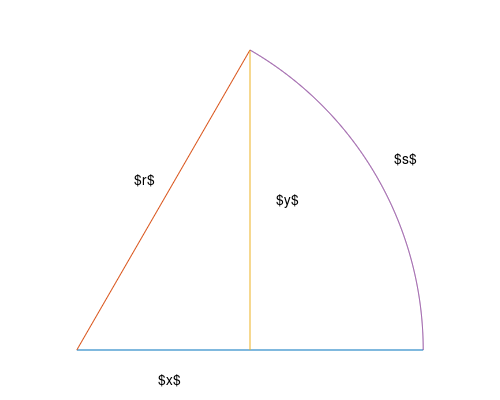
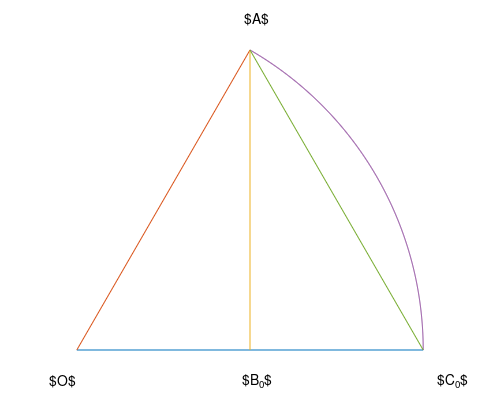
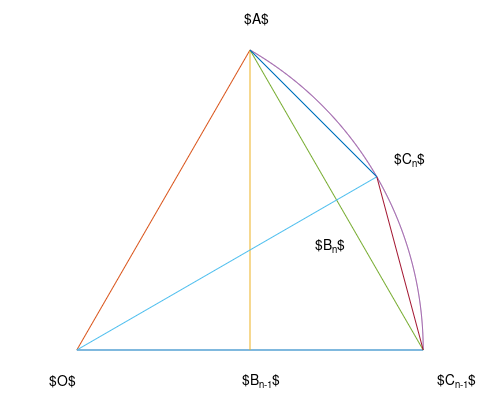
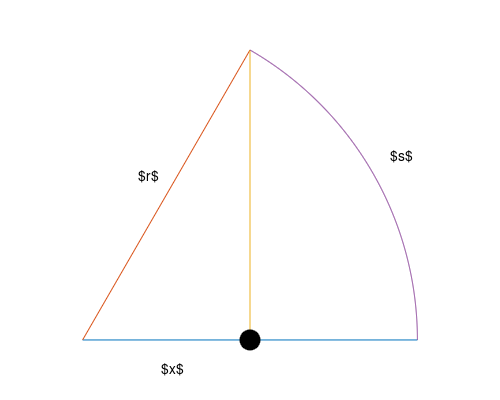

MATLAB code for these plots, in order:
% =============================================================================
% Copyright © 2026 Fredrik Bierich
% 
% This file is licensed under the MIT License.
%
% Permission is hereby granted to use, copy, modify, merge, and distribute 
% this software for any purpose, provided that the above copyright notice 
% and this permission notice are included in all copies.
%
% For commercial licensing inquiries, please contact: fredrik.bierich@gmail.com
% =============================================================================
function main()
    circularsectorfigure();
    circularsectorsequencefigure();
    simpleharmonicmotionfigure();
    uniformcircularmotionfigure();
    function circularsectorfigure()
        f = figure('Visible', 'off');
        ax = axes(f);
        circularsector(ax);
        axis(ax, 'equal', 'off');
        text(ax, 0.1675, 0.49, '$r$');
        text(ax, 0.9185, 0.5506, '$s$');
        text(ax, 0.235, -0.0877, '$x$');
        text(ax, 0.5775, 0.431, '$y$');
        print2tex(f, 'circular_sector.tex');
        close(f);
    end
    function circularsectorsequencefigure()
        O = [0; 0];
        f = figure('Visible', 'off');
        ax = axes(f, 'NextPlot', 'add');
        [pl, ~] = circularsector(ax, O);
        plot(ax, pl(1, [1, end]), pl(2, [1, end]));
        axis(ax, 'equal', 'off');
        text(ax, -0.08, -0.0877, '$O$');
        text(ax, 0.485, 0.957, '$A$');
        t1 = text(ax, 1.0415, -0.0877, '$C_0$');
        t2 = text(ax, 0.4795, -0.0877, '$B_0$');
        print2tex(f, 'circular_sector_sequence_base_case.tex');
        mid = (1 + size(pl, 2)) / 2;
        plot(ax, [O(1), pl(1, mid)], [O(2), pl(2, mid)]);
        plot(ax, pl(1, [mid, 1]), pl(2, [mid, 1]));
        plot(ax, pl(1, [mid, end]), pl(2, [mid, end]));
        set(t1, 'string', '$C_{n-1}$');
        set(t2, 'string', '$B_{n-1}$');
        text(ax, 0.9185, 0.5506, '$C_n$');
        text(ax, 0.689, 0.3031, '$B_n$');
        print2tex(f, 'circular_sector_sequence_recursive_step.tex');
        close(f);
    end
    function simpleharmonicmotionfigure()
        f = figure('Visible', 'off');
        ax = axes(f, 'NextPlot', 'add');
        [~, proj_pl_end_pl_1] = circularsector(ax);
        fillcircle(ax, proj_pl_end_pl_1, 0.03);
        axis(ax, 'equal', 'off');
        text(ax, 0.1675, 0.49, '$r$');
        text(ax, 0.9185, 0.5506, '$s$');
        text(ax, 0.235, -0.0877, '$x$');
        print2tex(f, 'simple_harmonic_motion.tex');
        close(f);
    end
    function uniformcircularmotionfigure()
        O = [0; 0];
        circleRadius = 0.03;
        circleColor = [0, 0, 0];
        f = figure('Visible', 'off');
        ax = axes(f, 'NextPlot', 'add');
        [pl, ~] = circularsector(ax, O);
        fillcircle(ax, pl(:, end), circleRadius, circleColor);
        axis(ax, 'equal', 'off');
        text(ax, 0.1675, 0.49, '$r$');
        text(ax, 0.9185, 0.5506, '$s$');
        text(ax, 0.235, -0.0877, '$x$');
        text(ax, 0.5775, 0.431, '$y$');
        print2tex(f, 'uniform_circular_motion.tex');
        close(f);
        f = figure('Visible', 'off');
        ax = axes(f, 'NextPlot', 'add');
        [pl, proj_pl_end_pl_1] = circularsector(ax, O);
        fillcircle(ax, pl(:, end), circleRadius, circleColor);
        arrow(ax, O, proj_pl_end_pl_1);
        arrow(ax, proj_pl_end_pl_1, pl(:, end) - circleRadius * normalize(pl(:, end) - proj_pl_end_pl_1, "norm", 2));
        arrow(ax, O, pl(:, end) - circleRadius * normalize(pl(:, end) - O, "norm", 2));
        axis(ax, 'equal', 'off');
        text(ax, 0.1675, 0.49, '$\vec{r}$');
        text(ax, 0.235, -0.0877, '$\vec{r}_x$');
        text(ax, 0.5775, 0.431, '$\vec{r}_y$');
        print2tex(f, 'uniform_circular_motion_position_vector_diagram.tex');
        close(f);
    end
end
function s = acos2(r, x, m = 10)
    assert(r > 0);
    assert(abs(x) <= r);
    assert(m >= 0 && m <= 10);
    a = x;
    for k = 1 : m
        a = sqrt(2 * r ^ 2 + 2 * r * a) / 2;
    end
    s = 2 ^ m * sqrt(2 * r ^ 2 - 2 * r * a);
end
function x = cos2(r, s, m = 10)
    assert(r > 0);
    assert(m >= 0 && m <= 10);
    a = 1 - (s / (2 ^ m * r)) .^ 2 / 2;
    for k = 1 : m
        a = 2 * a .^ 2 - 1;
    end
    x = r * a;
end
function y = sin2(r, s)
    assert(r > 0);
    y = cos2(r, acos2(r, 0) - s);
end
function [pl, proj_pl_end_pl_1] = circularsector(ax, O = [0; 0], r = 1, s1 = 0, s2 = 1.0472, m = 10)
    nextPlot = get(ax, 'NextPlot');
    cleanupObj = onCleanup(@() set(ax, 'NextPlot', nextPlot));
    set(ax, 'NextPlot', 'add');
    assert(r > 0);
    assert(s1 ~= s2);
    assert(m > 0 && m <= 10);
    l = linspace(s1, s2, 2 ^ m + 1);
    pl = O + [cos2(r, l); sin2(r, l)];
    pl_vec = pl - O;
    pl_vec_dot_pl_vec_1 = pl_vec' * pl_vec(:, 1);
    assert(all(pl_vec_dot_pl_vec_1 > 0));
    proj_pl_end_pl_1 = O + pl_vec(:, 1) * (pl_vec_dot_pl_vec_1(end) / pl_vec_dot_pl_vec_1(1));
    plot(ax, [O(1), pl(1, 1)], [O(2), pl(2, 1)]);
    plot(ax, [O(1), pl(1, end)], [O(2), pl(2, end)]);
    plot(ax, [proj_pl_end_pl_1(1), pl(1, end)], [proj_pl_end_pl_1(2), pl(2, end)]);
    plot(ax, pl(1, :), pl(2, :));
end
function fillcircle(ax, p, r, C = [0, 0, 0])
    nextPlot = get(ax, 'NextPlot');
    cleanupObj = onCleanup(@() set(ax, 'NextPlot', nextPlot));
    set(ax, 'NextPlot', 'add');
    assert(r > 0);
    l = linspace(0, 2 * acos2(r, -r));
    fill(ax, p(1) + cos2(r, l), p(2) + sin2(r, l), C);
end
function arrow(ax, p1, p2, headWidth = 0.025, headLength = 0.075, shaftColor = [0, 0, 0], headEdgeColor = [0, 0, 0], headFaceColor = [0, 0, 0])
    nextPlot = get(ax, 'NextPlot');
    cleanupObj = onCleanup(@() set(ax, 'NextPlot', nextPlot));
    set(ax, 'NextPlot', 'add');
    dp = p2 - p1;
    dpnorm = norm(dp);
    assert(dpnorm > headLength);
    R = [dp(1), -dp(2); dp(2), dp(1)] / dpnorm;
    q1 = p2 - R(:, 1) * headLength;
    plot(ax, [p1(1), q1(1)], [p1(2), q1(2)], 'Color', shaftColor);
    q2 = p2 - R * [headLength, headLength; [headWidth, -headWidth] / 2];
    patch(ax, 'XData', [q2(1, :), p2(1)], 'YData', [q2(2, :), p2(2)], 'EdgeColor', headEdgeColor, 'FaceColor', headFaceColor);
end
function print2tex(figureHandle, fileName, figureWidth = 5, figureHeight = 4, figureMargin = 0.5)
    units = get(figureHandle, 'Units');
    position = get(figureHandle, 'Position');
    paperPositionMode = get(figureHandle, 'PaperPositionMode');
    cleanupObj = onCleanup(@() set(figureHandle, 'Units', units, 'Position', position, 'PaperPositionMode', paperPositionMode));
    assert(figureWidth > 0);
    assert(figureHeight > 0);
    assert(figureMargin >= 0);
    axesHandle = get(figureHandle, 'CurrentAxes');
    left = figureMargin / figureWidth;
    bottom = figureMargin / figureHeight;
    axesWidth = 1 - 2 * left;
    axesHeight = 1 - 2 * bottom;
    set(axesHandle, 'Units', 'normalized');
    set(axesHandle, 'Position', [left, bottom, axesWidth, axesHeight]);
    set(figureHandle, 'Units', 'Inches');
    position = get(figureHandle, 'Position');
    set(figureHandle, 'Position', [position(1), position(2), figureWidth, figureHeight]);
    set(figureHandle, 'PaperPositionMode', 'auto');
    print(figureHandle, fileName, '-dtex');
end
%{
proj_pl_end_pl_1 = O + ([cos2(r, s2); sin2(r, s2)] + [cos2(r, s1 - (s2 - s1)); sin2(r, s1 - (s2 - s1))]) / 2;
proj_pl_end_pl_1 = O + [cos2(r, s2) + cos2(r, s1 - (s2 - s1)); sin2(r, s2) + sin2(r, s1 - (s2 - s1))] / 2;
proj_pl_end_pl_1 = O + [cos2(r, s2) + cos2(r, s1 - s2 + s1); sin2(r, s2) + sin2(r, s1 - (s2 - s1))] / 2;
proj_pl_end_pl_1 = O + [cos2(r, s2) + cos2(r, 2 * s1 - s2); sin2(r, s2) + sin2(r, s1 - (s2 - s1))] / 2;
proj_pl_end_pl_1 = O + [cos2(r, s2) + (cos2(r, 2 * s1) * cos2(r, s2) + sin2(r, 2 * s1) * sin2(r, s2)) / r; sin2(r, s2) + sin2(r, s1 - (s2 - s1))] / 2;
proj_pl_end_pl_1 = O + [cos2(r, s2) + ((cos2(r, s1) * cos2(r, s1) - sin2(r, s1) * sin2(r, s1)) / r * cos2(r, s2) + sin2(r, 2 * s1) * sin2(r, s2)) / r; sin2(r, s2) + sin2(r, s1 - (s2 - s1))] / 2;
proj_pl_end_pl_1 = O + [cos2(r, s2) + ((cos2(r, s1) ^ 2 - sin2(r, s1) * sin2(r, s1)) / r * cos2(r, s2) + sin2(r, 2 * s1) * sin2(r, s2)) / r; sin2(r, s2) + sin2(r, s1 - (s2 - s1))] / 2;
proj_pl_end_pl_1 = O + [cos2(r, s2) + ((cos2(r, s1) ^ 2 - sin2(r, s1) ^ 2) / r * cos2(r, s2) + sin2(r, 2 * s1) * sin2(r, s2)) / r; sin2(r, s2) + sin2(r, s1 - (s2 - s1))] / 2;
proj_pl_end_pl_1 = O + [cos2(r, s2) + ((cos2(r, s1) ^ 2 - (r ^ 2 - cos2(r, s1) ^ 2)) / r * cos2(r, s2) + sin2(r, 2 * s1) * sin2(r, s2)) / r; sin2(r, s2) + sin2(r, s1 - (s2 - s1))] / 2;
proj_pl_end_pl_1 = O + [cos2(r, s2) + ((cos2(r, s1) ^ 2 - r ^ 2 + cos2(r, s1) ^ 2) / r * cos2(r, s2) + sin2(r, 2 * s1) * sin2(r, s2)) / r; sin2(r, s2) + sin2(r, s1 - (s2 - s1))] / 2;
proj_pl_end_pl_1 = O + [cos2(r, s2) + ((2 * cos2(r, s1) ^ 2 - r ^ 2) / r * cos2(r, s2) + sin2(r, 2 * s1) * sin2(r, s2)) / r; sin2(r, s2) + sin2(r, s1 - (s2 - s1))] / 2;
proj_pl_end_pl_1 = O + [cos2(r, s2) + ((2 * cos2(r, s1) ^ 2 * cos2(r, s2) - r ^ 2 * cos2(r, s2)) / r + sin2(r, 2 * s1) * sin2(r, s2)) / r; sin2(r, s2) + sin2(r, s1 - (s2 - s1))] / 2;
proj_pl_end_pl_1 = O + [cos2(r, s2) + ((2 * cos2(r, s1) ^ 2 * cos2(r, s2) - r ^ 2 * cos2(r, s2)) / r + (sin2(r, s1) * cos2(r, s1) + cos2(r, s1) * sin2(r, s1)) / r * sin2(r, s2)) / r; sin2(r, s2) + sin2(r, s1 - (s2 - s1))] / 2;
proj_pl_end_pl_1 = O + [cos2(r, s2) + ((2 * cos2(r, s1) ^ 2 * cos2(r, s2) - r ^ 2 * cos2(r, s2)) / r + (sin2(r, s1) * cos2(r, s1) + sin2(r, s1) * cos2(r, s1)) / r * sin2(r, s2)) / r; sin2(r, s2) + sin2(r, s1 - (s2 - s1))] / 2;
proj_pl_end_pl_1 = O + [cos2(r, s2) + ((2 * cos2(r, s1) ^ 2 * cos2(r, s2) - r ^ 2 * cos2(r, s2)) / r + 2 * sin2(r, s1) * cos2(r, s1) / r * sin2(r, s2)) / r; sin2(r, s2) + sin2(r, s1 - (s2 - s1))] / 2;
proj_pl_end_pl_1 = O + [cos2(r, s2) + ((2 * cos2(r, s1) ^ 2 * cos2(r, s2) - r ^ 2 * cos2(r, s2)) / r + 2 * sin2(r, s1) * cos2(r, s1) * sin2(r, s2) / r) / r; sin2(r, s2) + sin2(r, s1 - (s2 - s1))] / 2;
proj_pl_end_pl_1 = O + [cos2(r, s2) + (2 * cos2(r, s1) ^ 2 * cos2(r, s2) - r ^ 2 * cos2(r, s2) + 2 * sin2(r, s1) * cos2(r, s1) * sin2(r, s2)) / r ^ 2; sin2(r, s2) + sin2(r, s1 - (s2 - s1))] / 2;
proj_pl_end_pl_1 = O + [r ^ 2 * cos2(r, s2) / r ^ 2 + (2 * cos2(r, s1) ^ 2 * cos2(r, s2) - r ^ 2 * cos2(r, s2) + 2 * sin2(r, s1) * cos2(r, s1) * sin2(r, s2)) / r ^ 2; sin2(r, s2) + sin2(r, s1 - (s2 - s1))] / 2;
proj_pl_end_pl_1 = O + [(2 * cos2(r, s1) ^ 2 * cos2(r, s2) - r ^ 2 * cos2(r, s2) + 2 * sin2(r, s1) * cos2(r, s1) * sin2(r, s2) + r ^ 2 * cos2(r, s2)) / r ^ 2; sin2(r, s2) + sin2(r, s1 - (s2 - s1))] / 2;
proj_pl_end_pl_1 = O + [(2 * cos2(r, s1) ^ 2 * cos2(r, s2) + 2 * sin2(r, s1) * cos2(r, s1) * sin2(r, s2)) / r ^ 2; sin2(r, s2) + sin2(r, s1 - (s2 - s1))] / 2;
proj_pl_end_pl_1 = O + [2 * (cos2(r, s1) ^ 2 * cos2(r, s2) + sin2(r, s1) * cos2(r, s1) * sin2(r, s2)) / r ^ 2; sin2(r, s2) + sin2(r, s1 - (s2 - s1))] / 2;
proj_pl_end_pl_1 = O + [2 * (cos2(r, s1) ^ 2 * cos2(r, s2) + sin2(r, s1) * cos2(r, s1) * sin2(r, s2)) / r ^ 2; sin2(r, s2) + sin2(r, s1 - s2 + s1)] / 2;
proj_pl_end_pl_1 = O + [2 * (cos2(r, s1) ^ 2 * cos2(r, s2) + sin2(r, s1) * cos2(r, s1) * sin2(r, s2)) / r ^ 2; sin2(r, s2) + sin2(r, 2 * s1 - s2)] / 2;
proj_pl_end_pl_1 = O + [2 * (cos2(r, s1) ^ 2 * cos2(r, s2) + sin2(r, s1) * cos2(r, s1) * sin2(r, s2)) / r ^ 2; sin2(r, s2) + (sin2(r, 2 * s1) * cos2(r, s2) - cos2(r, 2 * s1) * sin2(r, s2)) / r] / 2;
proj_pl_end_pl_1 = O + [2 * (cos2(r, s1) ^ 2 * cos2(r, s2) + sin2(r, s1) * cos2(r, s1) * sin2(r, s2)) / r ^ 2; sin2(r, s2) + ((sin2(r, s1) * cos2(r, s1) + cos2(r, s1) * sin2(r, s1)) / r * cos2(r, s2) - cos2(r, 2 * s1) * sin2(r, s2)) / r] / 2;
proj_pl_end_pl_1 = O + [2 * (cos2(r, s1) ^ 2 * cos2(r, s2) + sin2(r, s1) * cos2(r, s1) * sin2(r, s2)) / r ^ 2; sin2(r, s2) + ((sin2(r, s1) * cos2(r, s1) + sin2(r, s1) * cos2(r, s1)) / r * cos2(r, s2) - cos2(r, 2 * s1) * sin2(r, s2)) / r] / 2;
proj_pl_end_pl_1 = O + [2 * (cos2(r, s1) ^ 2 * cos2(r, s2) + sin2(r, s1) * cos2(r, s1) * sin2(r, s2)) / r ^ 2; sin2(r, s2) + (2 * sin2(r, s1) * cos2(r, s1) / r * cos2(r, s2) - cos2(r, 2 * s1) * sin2(r, s2)) / r] / 2;
proj_pl_end_pl_1 = O + [2 * (cos2(r, s1) ^ 2 * cos2(r, s2) + sin2(r, s1) * cos2(r, s1) * sin2(r, s2)) / r ^ 2; sin2(r, s2) + (2 * sin2(r, s1) * cos2(r, s1) * cos2(r, s2) / r - cos2(r, 2 * s1) * sin2(r, s2)) / r] / 2;
proj_pl_end_pl_1 = O + [2 * (cos2(r, s1) ^ 2 * cos2(r, s2) + sin2(r, s1) * cos2(r, s1) * sin2(r, s2)) / r ^ 2; sin2(r, s2) + (2 * sin2(r, s1) * cos2(r, s1) * cos2(r, s2) / r - (cos2(r, s1) * cos2(r, s1) - sin2(r, s1) * sin2(r, s1)) / r * sin2(r, s2)) / r] / 2;
proj_pl_end_pl_1 = O + [2 * (cos2(r, s1) ^ 2 * cos2(r, s2) + sin2(r, s1) * cos2(r, s1) * sin2(r, s2)) / r ^ 2; sin2(r, s2) + (2 * sin2(r, s1) * cos2(r, s1) * cos2(r, s2) / r - (cos2(r, s1) ^ 2 - sin2(r, s1) * sin2(r, s1)) / r * sin2(r, s2)) / r] / 2;
proj_pl_end_pl_1 = O + [2 * (cos2(r, s1) ^ 2 * cos2(r, s2) + sin2(r, s1) * cos2(r, s1) * sin2(r, s2)) / r ^ 2; sin2(r, s2) + (2 * sin2(r, s1) * cos2(r, s1) * cos2(r, s2) / r - (cos2(r, s1) ^ 2 - sin2(r, s1) ^ 2) / r * sin2(r, s2)) / r] / 2;
proj_pl_end_pl_1 = O + [2 * (cos2(r, s1) ^ 2 * cos2(r, s2) + sin2(r, s1) * cos2(r, s1) * sin2(r, s2)) / r ^ 2; sin2(r, s2) + (2 * sin2(r, s1) * cos2(r, s1) * cos2(r, s2) / r - (r ^ 2 - sin2(r, s1) ^ 2 - sin2(r, s1) ^ 2) / r * sin2(r, s2)) / r] / 2;
proj_pl_end_pl_1 = O + [2 * (cos2(r, s1) ^ 2 * cos2(r, s2) + sin2(r, s1) * cos2(r, s1) * sin2(r, s2)) / r ^ 2; sin2(r, s2) + (2 * sin2(r, s1) * cos2(r, s1) * cos2(r, s2) / r - (r ^ 2 - 2 * sin2(r, s1) ^ 2) / r * sin2(r, s2)) / r] / 2;
proj_pl_end_pl_1 = O + [2 * (cos2(r, s1) ^ 2 * cos2(r, s2) + sin2(r, s1) * cos2(r, s1) * sin2(r, s2)) / r ^ 2; sin2(r, s2) + (2 * sin2(r, s1) * cos2(r, s1) * cos2(r, s2) / r - (r ^ 2 - 2 * sin2(r, s1) ^ 2) * sin2(r, s2) / r) / r] / 2;
proj_pl_end_pl_1 = O + [2 * (cos2(r, s1) ^ 2 * cos2(r, s2) + sin2(r, s1) * cos2(r, s1) * sin2(r, s2)) / r ^ 2; sin2(r, s2) + (2 * sin2(r, s1) * cos2(r, s1) * cos2(r, s2) / r - (r ^ 2 * sin2(r, s2) - 2 * sin2(r, s1) ^ 2 * sin2(r, s2)) / r) / r] / 2;
proj_pl_end_pl_1 = O + [2 * (cos2(r, s1) ^ 2 * cos2(r, s2) + sin2(r, s1) * cos2(r, s1) * sin2(r, s2)) / r ^ 2; sin2(r, s2) + (2 * sin2(r, s1) * cos2(r, s1) * cos2(r, s2) - (r ^ 2 * sin2(r, s2) - 2 * sin2(r, s1) ^ 2 * sin2(r, s2))) / r ^ 2] / 2;
proj_pl_end_pl_1 = O + [2 * (cos2(r, s1) ^ 2 * cos2(r, s2) + sin2(r, s1) * cos2(r, s1) * sin2(r, s2)) / r ^ 2; sin2(r, s2) + (2 * sin2(r, s1) * cos2(r, s1) * cos2(r, s2) - r ^ 2 * sin2(r, s2) + 2 * sin2(r, s1) ^ 2 * sin2(r, s2)) / r ^ 2] / 2;
proj_pl_end_pl_1 = O + [2 * (cos2(r, s1) ^ 2 * cos2(r, s2) + sin2(r, s1) * cos2(r, s1) * sin2(r, s2)) / r ^ 2; sin2(r, s2) + (2 * sin2(r, s1) ^ 2 * sin2(r, s2) - r ^ 2 * sin2(r, s2) + 2 * sin2(r, s1) * cos2(r, s1) * cos2(r, s2)) / r ^ 2] / 2;
proj_pl_end_pl_1 = O + [2 * (cos2(r, s1) ^ 2 * cos2(r, s2) + sin2(r, s1) * cos2(r, s1) * sin2(r, s2)) / r ^ 2; r ^ 2 * sin2(r, s2) / r ^ 2 + (2 * sin2(r, s1) ^ 2 * sin2(r, s2) - r ^ 2 * sin2(r, s2) + 2 * sin2(r, s1) * cos2(r, s1) * cos2(r, s2)) / r ^ 2] / 2;
proj_pl_end_pl_1 = O + [2 * (cos2(r, s1) ^ 2 * cos2(r, s2) + sin2(r, s1) * cos2(r, s1) * sin2(r, s2)) / r ^ 2; (2 * sin2(r, s1) ^ 2 * sin2(r, s2) - r ^ 2 * sin2(r, s2) + 2 * sin2(r, s1) * cos2(r, s1) * cos2(r, s2) + r ^ 2 * sin2(r, s2)) / r ^ 2] / 2;
proj_pl_end_pl_1 = O + [2 * (cos2(r, s1) ^ 2 * cos2(r, s2) + sin2(r, s1) * cos2(r, s1) * sin2(r, s2)) / r ^ 2; (2 * sin2(r, s1) ^ 2 * sin2(r, s2) + 2 * sin2(r, s1) * cos2(r, s1) * cos2(r, s2)) / r ^ 2] / 2;
proj_pl_end_pl_1 = O + [2 * (cos2(r, s1) ^ 2 * cos2(r, s2) + sin2(r, s1) * cos2(r, s1) * sin2(r, s2)) / r ^ 2; 2 * (sin2(r, s1) ^ 2 * sin2(r, s2) + sin2(r, s1) * cos2(r, s1) * cos2(r, s2)) / r ^ 2] / 2;
proj_pl_end_pl_1 = O + ([2 * (cos2(r, s1) ^ 2 * cos2(r, s2) + sin2(r, s1) * cos2(r, s1) * sin2(r, s2)); 2 * (sin2(r, s1) ^ 2 * sin2(r, s2) + sin2(r, s1) * cos2(r, s1) * cos2(r, s2))] / r ^ 2) / 2;
proj_pl_end_pl_1 = O + (2 * [cos2(r, s1) ^ 2 * cos2(r, s2) + sin2(r, s1) * cos2(r, s1) * sin2(r, s2); sin2(r, s1) ^ 2 * sin2(r, s2) + sin2(r, s1) * cos2(r, s1) * cos2(r, s2)] / r ^ 2) / 2;
proj_pl_end_pl_1 = O + 2 * ([cos2(r, s1) ^ 2 * cos2(r, s2) + sin2(r, s1) * cos2(r, s1) * sin2(r, s2); sin2(r, s1) ^ 2 * sin2(r, s2) + sin2(r, s1) * cos2(r, s1) * cos2(r, s2)] / r ^ 2) / 2;
proj_pl_end_pl_1 = O + [cos2(r, s1) ^ 2 * cos2(r, s2) + sin2(r, s1) * cos2(r, s1) * sin2(r, s2); sin2(r, s1) ^ 2 * sin2(r, s2) + sin2(r, s1) * cos2(r, s1) * cos2(r, s2)] / r ^ 2;
proj_pl_end_pl_1 = O + [cos2(r, s1) ^ 2 * cos2(r, s2) + sin2(r, s1) * cos2(r, s1) * sin2(r, s2); sin2(r, s1) * cos2(r, s1) * cos2(r, s2) + sin2(r, s1) ^ 2 * sin2(r, s2)] / r ^ 2;
proj_pl_end_pl_1 = O + [cos2(r, s1) ^ 2, sin2(r, s1) * cos2(r, s1); sin2(r, s1) * cos2(r, s1), sin2(r, s1) ^ 2] * [cos2(r, s2); sin2(r, s2)] / r ^ 2;
proj_pl_end_pl_1 = O + [cos2(r, s1) ^ 2, cos2(r, s1) * sin2(r, s1); sin2(r, s1) * cos2(r, s1), sin2(r, s1) ^ 2] * [cos2(r, s2); sin2(r, s2)] / r ^ 2;
proj_pl_end_pl_1 = O + [cos2(r, s1); sin2(r, s1)] * [cos2(r, s1), sin2(r, s1)] * [cos2(r, s2); sin2(r, s2)] / r ^ 2;
proj_pl_end_pl_1 = O + [cos2(r, s1); sin2(r, s1)] * [cos2(r, s1); sin2(r, s1)]' * [cos2(r, s2); sin2(r, s2)] / r ^ 2;
proj_pl_end_pl_1 = O + pl_vec(:, 1) * [cos2(r, s1); sin2(r, s1)]' * [cos2(r, s2); sin2(r, s2)] / r ^ 2;
proj_pl_end_pl_1 = O + pl_vec(:, 1) * pl_vec(:, 1)' * [cos2(r, s2); sin2(r, s2)] / r ^ 2;
proj_pl_end_pl_1 = O + pl_vec(:, 1) * pl_vec(:, 1)' * pl_vec(:, end) / r ^ 2;
proj_pl_end_pl_1 = O + pl_vec(:, 1) * pl_vec(:, 1)' * pl_vec(:, end) / (pl_vec(:, 1)' * pl_vec(:, 1));
proj_pl_end_pl_1 = O + pl_vec(:, 1) * pl_vec(:, end)' * pl_vec(:, 1) / (pl_vec(:, 1)' * pl_vec(:, 1));
proj_pl_end_pl_1 = O + pl_vec(:, 1) * (pl_vec(:, end)' * pl_vec(:, 1) / (pl_vec(:, 1)' * pl_vec(:, 1)));
proj_pl_end_pl_1 = O + pl_vec(:, 1) * (pl_vec_dot_pl_vec_1(end) / (pl_vec(:, 1)' * pl_vec(:, 1)));
proj_pl_end_pl_1 = O + pl_vec(:, 1) * (pl_vec_dot_pl_vec_1(end) / pl_vec_dot_pl_vec_1(1));
%}
